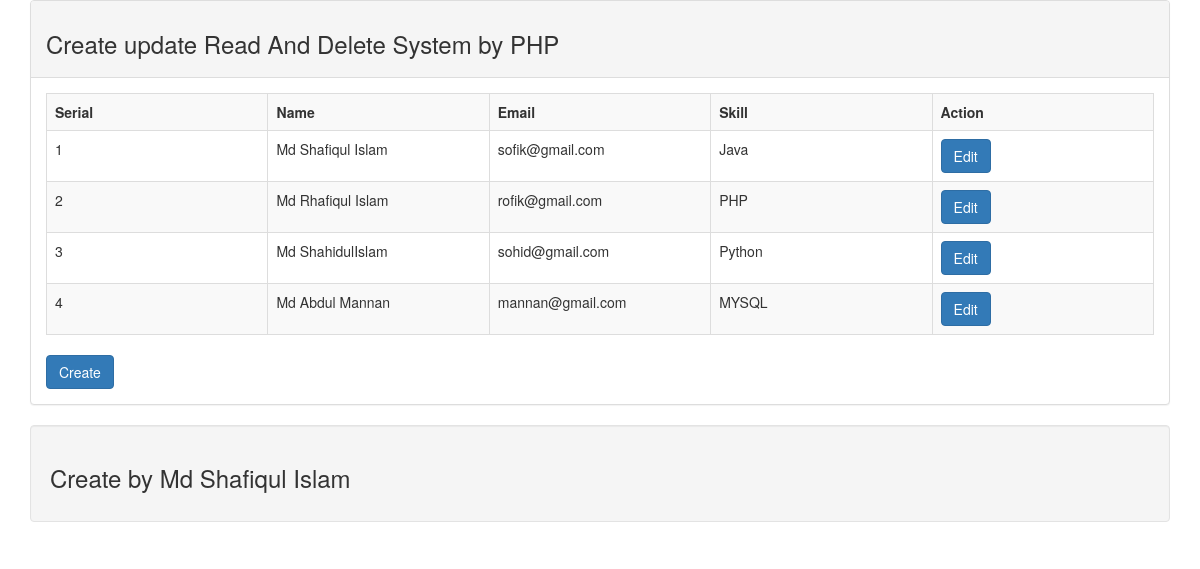
The page / on the database its author committed.
### tables this page shows
CREATE TABLE `tbl_user` (
  `id` int(11) NOT NULL,
  `name` varchar(25) NOT NULL,
  `email` varchar(50) NOT NULL,
  `Skill` varchar(20) NOT NULL
);

### Database.php (called while the page is built, shortened)
<?php
class Database{
    public $host    = DB_HOST;
    public $user    = DB_USER;
    public $pass    = DB_PASS;
    public $dbname  = DB_NAME;
    public $link;
    private function connectDB(){
       $this->link = new mysqli($this->host, $this->user, $this->pass, $this->dbname);
    }
      public function select($query){
        $result = $this->link->query($query)or die($this->link->error.__LINE__);
        if($result->num_rows > 0){
            return $result;
        }else{
            return false;
        }
    }
}
?>

### index.php (the view, shortened to what this page needs)
<?php
include 'header.php';
include 'Database.php';
?>
<?php
$db = new Database();
$query = "SELECT * FROM tbl_user";
$read = $db->select($query);
?>
            <div class="panel-body">
                <table class="table table-striped table-bordered">
                    <tr>
                        <th width="20%">Serial</th>
                        <th width="20%">Name</th>
                        <th width="20%">Email</th>
                        <th width="20%">Skill</th>
                        <th width="20%">Action</th>
                    </tr>
                        <?php if($read){ ?>
                        <?php
                        $i=0;
                        while($row = $read->fetch_assoc()){
                        $i++;
                        ?>
                    <tr>
                        <td><?php echo $i; ?></td>
                        <td><?php echo $row['name']; ?></td>
                        <td><?php echo $row['email']; ?></td>
                        <td><?php echo $row['Skill']; ?></td>
                        <td>
                            <a class="btn btn-primary" href="update.php?id=<?php echo $row['id']; ?>">Edit</a>
                        </td>
                    </tr>
                    <?php } ?>
                    <?php }else{ ?>
                    <p>Data is not Found!</p>
                    <?php } ?>
                </table>
                <a class="btn btn-primary" href="create.php">Create</a>
            </div>
        </div>
       <?php
include 'footer.php';
?>

### header.php (shortened to what this page needs)
<!DOCTYPE html>
<html lang="en">
<head>
    <link rel="stylesheet" href="css/bootstrap.min.css">
</head>
<body>
    <div class="container">
        <div class="panel panel-default">
            <div class="panel-heading">
                <h3>Create update Read And Delete System by PHP</h3>
            </div>

### footer.php
 <div class="well">
            <h3>Create by Md Shafiqul Islam</h3>
        </div>
    </div>
</body>
</html>

### rows shown on the page
tbl_user: name "Md Shafiqul Islam", email "sofik@gmail.com", Skill "Java"
tbl_user: name "Md Rhafiqul Islam", email "rofik@gmail.com", Skill "PHP"
tbl_user: name "Md ShahidulIslam", email "sohid@gmail.com", Skill "Python"
tbl_user: name "Md Abdul Mannan", email "mannan@gmail.com", Skill "MYSQL"
